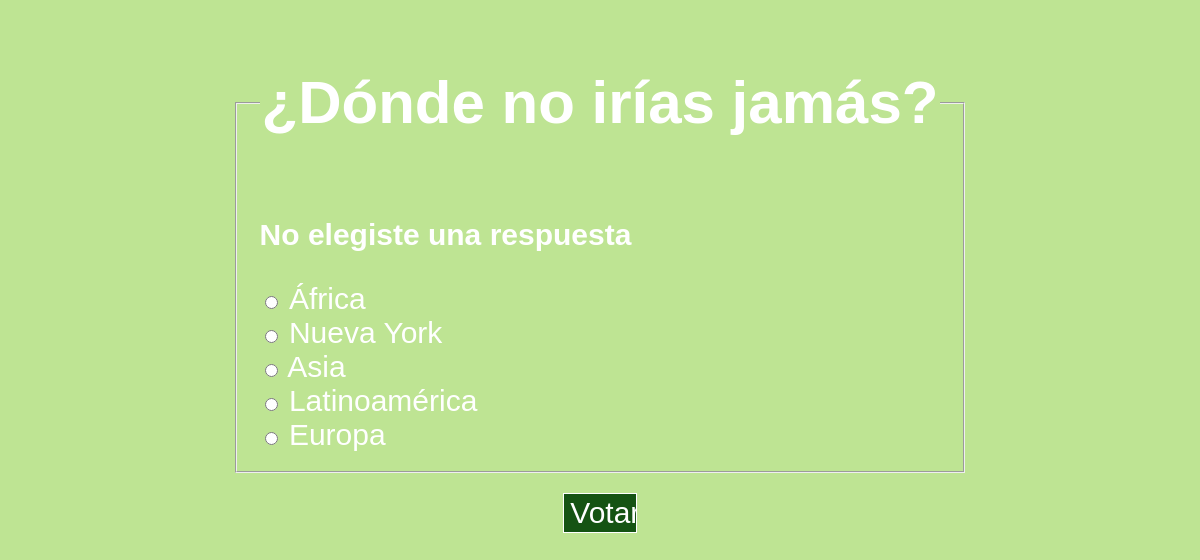
The page /polls/1/vote/ on the database its author committed.
### polls/models.py (models this page shows, shortened)
class Question(models.Model):
    question_text = models.CharField(max_length=200)
    pub_date = models.DateTimeField("date published")

class Choice(models.Model):
    question = models.ForeignKey(Question, on_delete=models.CASCADE)
    choice_text = models.CharField(max_length=200)
    votes = models.IntegerField(default=0)

### polls/views.py (the view)
# urls.py: path("<int:question_id>/vote/", views.vote, name="vote"),
def vote(request, question_id):
    question = get_object_or_404(Question, pk=question_id)
    try:
        selected_choice = question.choice_set.get(pk=request.POST["choice"])
    except (KeyError, Choice.DoesNotExist):
        return render(request, "polls/detail.html", {
            "question":question,
            "error_message": "No elegiste una respuesta"
        })
    else:
        selected_choice.votes +=1
        selected_choice.save()
        return HttpResponseRedirect(reverse("polls:results", args=(question.id,)))

### polls/templates/polls/detail.html (shortened to what this page needs)
{% load static %}
<!DOCTYPE html>
<html lang="en">
<head>
    <link rel="stylesheet" href="{% static 'polls/detail.css' %}">
</head>
<body>
    <form action="{% url 'polls:vote' question.id %}" method="post">
        <fieldset>
            <legend><h1>{{ question.question_text}}</h1></legend>
            {% if error_message %}
            <p><strong>{{ error_message }}</strong></p>
            {% endif %}
            {% for choice in question.choice_set.all  %}
                <input
                    type="radio"
                    name="choice"
                    id="choice{{forloop.counter}} "
                    value="{{choice.id}}"
                >
                <label for="choice{{forloop.counter}}">
                    {{choice.choice_text}}
                </label>
                <br>
            {% endfor %}
        </fieldset>
        <input type="submit" value="Votar">
        </form>
</body>
</html>

### polls/static/polls/detail.css (style rules this page uses)
body { display: flex; align-items: center; background: #bee493; font-family: Verdana, Geneva, Tahoma, sans-serif; flex-direction: column; }
form { display: flex; align-items: center; justify-content: center; font-size: 30px; color: white; font-family: Verdana, Geneva, Tahoma, sans-serif; font-weight: lighter; flex-direction: column; }
fieldset { justify-content: center; margin-top: 20px; }
input[type="submit"] { flex-direction: column; align-items: center; width: 10%; height: 40px; margin-top: 20px; -webkit-text-fill-color: white; border: 1px solid white; font-size: 30px; background-color: rgb(21, 83, 19); }

### rows shown on the page
Question: question_text "¿Dónde no irías jamás?"
Choice: choice_text "África"
Choice: choice_text "Nueva York"
Choice: choice_text "Asia"
Choice: choice_text "Latinoamérica"
Choice: choice_text "Europa"

### other values the page prints
{{ error_message }} "No elegiste una respuesta"
